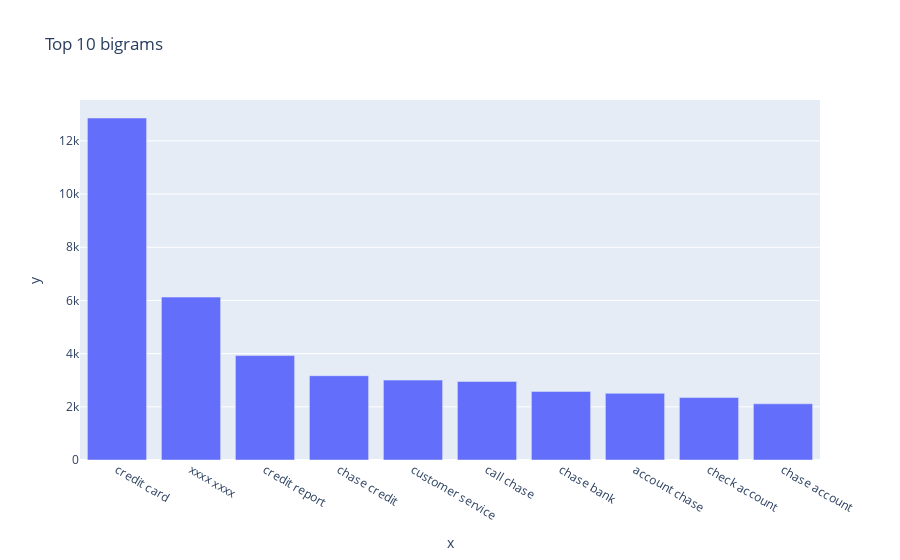

Notebook source saved alongside this figure:
### Code cell
#Print the top 10 words in the bigram frequency
bigram = get_top_30_words(df_clean["Complaint_clean"], 2,10)
for word, freq in bigram:
    print(word, freq)
px.bar(x=[word for word, freq in bigram], y=[freq for word, freq in bigram], title='Top 10 bigrams')

### Figure 1 — Plotly figure (JSON) as saved in the notebook; plotly's stock layout.template omitted (floating-point values rounded to 4 significant figures)
{"data": [{"alignmentgroup": "True", "hovertemplate": "x=%{x}<br>y=%{y}<extra></extra>", "legendgroup": "", "marker": {"color": "#636efa", "pattern": {"shape": ""}}, "name": "", "offsetgroup": "", "orientation": "v", "showlegend": false, "textposition": "auto", "type": "bar", "x": ["credit card", "xxxx xxxx", "credit report", "chase credit", "customer service", "call chase", "chase bank", "account chase", "check account", "chase account"], "xaxis": "x", "y": [12862, 6127, 3927, 3170, 3004, 2956, 2579, 2507, 2349, 2114], "yaxis": "y"}], "layout": {"barmode": "relative", "legend": {"tracegroupgap": 0}, "title": {"text": "Top 10 bigrams"}, "xaxis": {"anchor": "y", "domain": [0, 1], "title": {"text": "x"}}, "yaxis": {"anchor": "x", "domain": [0, 1], "title": {"text": "y"}}}}
